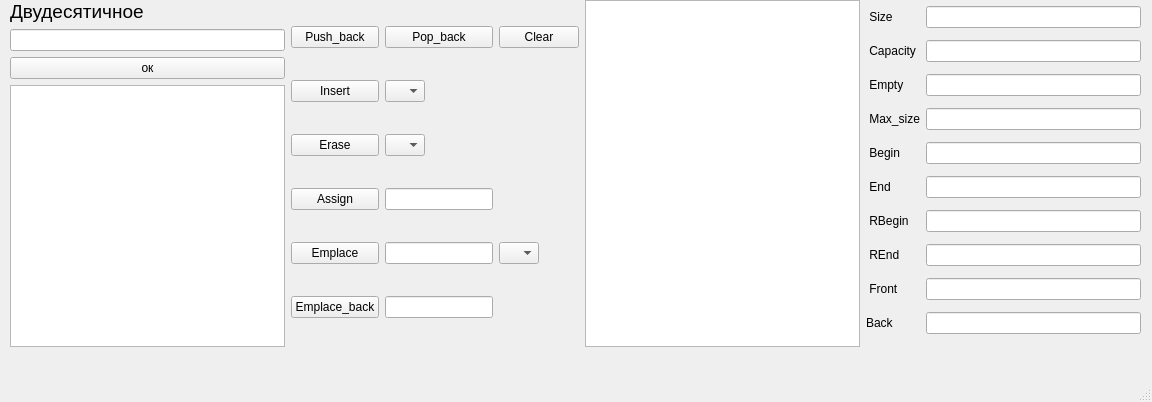
<?xml version="1.0" encoding="UTF-8"?>
<ui version="4.0">
 <class>MainWindow</class>
 <widget class="QMainWindow" name="MainWindow">
  <property name="geometry">
   <rect>
    <x>0</x>
    <y>0</y>
    <width>1152</width>
    <height>402</height>
   </rect>
  </property>
  <property name="windowTitle">
   <string>MainWindow</string>
  </property>
  <widget class="QWidget" name="centralwidget">
   <widget class="QWidget" name="horizontalLayoutWidget">
    <property name="geometry">
     <rect>
      <x>10</x>
      <y>0</y>
      <width>1131</width>
      <height>347</height>
     </rect>
    </property>
    <layout class="QHBoxLayout" name="horizontalLayout">
     <item>
      <layout class="QVBoxLayout" name="verticalLayout">
       <item>
        <widget class="QLabel" name="number">
         <property name="font">
          <font>
           <pointsize>14</pointsize>
          </font>
         </property>
         <property name="text">
          <string>Двудесятичное</string>
         </property>
        </widget>
       </item>
       <item>
        <widget class="QLineEdit" name="numberLine">
         <property name="text">
          <string/>
         </property>
        </widget>
       </item>
       <item>
        <widget class="QPushButton" name="getAnswer">
         <property name="minimumSize">
          <size>
           <width>100</width>
           <height>0</height>
          </size>
         </property>
         <property name="text">
          <string>ок</string>
         </property>
        </widget>
       </item>
       <item>
        <widget class="QTextBrowser" name="textBrowser"/>
       </item>
      </layout>
     </item>
     <item>
      <layout class="QGridLayout" name="gridLayout_2">
       <item row="3" column="1">
        <widget class="QLineEdit" name="assginLine">
         <property name="inputMask">
          <string/>
         </property>
        </widget>
       </item>
       <item row="4" column="0">
        <widget class="QPushButton" name="emplace">
         <property name="text">
          <string>Emplace</string>
         </property>
        </widget>
       </item>
       <item row="0" column="1">
        <widget class="QPushButton" name="popBack">
         <property name="text">
          <string>Pop_back</string>
         </property>
        </widget>
       </item>
       <item row="1" column="0">
        <widget class="QPushButton" name="insert">
         <property name="text">
          <string>Insert</string>
         </property>
        </widget>
       </item>
       <item row="1" column="1">
        <widget class="QComboBox" name="inserBox">
         <property name="maximumSize">
          <size>
           <width>40</width>
           <height>16777215</height>
          </size>
         </property>
        </widget>
       </item>
       <item row="3" column="0">
        <widget class="QPushButton" name="assign">
         <property name="text">
          <string>Assign</string>
         </property>
        </widget>
       </item>
       <item row="2" column="1">
        <widget class="QComboBox" name="eraseBox">
         <property name="maximumSize">
          <size>
           <width>40</width>
           <height>16777215</height>
          </size>
         </property>
        </widget>
       </item>
       <item row="2" column="0">
        <widget class="QPushButton" name="erase">
         <property name="text">
          <string>Erase</string>
         </property>
        </widget>
       </item>
       <item row="0" column="0">
        <widget class="QPushButton" name="pushBack">
         <property name="text">
          <string>Push_back</string>
         </property>
        </widget>
       </item>
       <item row="5" column="0">
        <widget class="QPushButton" name="emplaceBack">
         <property name="text">
          <string>Emplace_back</string>
         </property>
        </widget>
       </item>
       <item row="5" column="1">
        <widget class="QLineEdit" name="emplaceBackLine"/>
       </item>
       <item row="4" column="1">
        <widget class="QLineEdit" name="emplaceLine"/>
       </item>
       <item row="4" column="2">
        <widget class="QComboBox" name="emplaceBox">
         <property name="maximumSize">
          <size>
           <width>40</width>
           <height>16777215</height>
          </size>
         </property>
        </widget>
       </item>
       <item row="0" column="2">
        <widget class="QPushButton" name="clear">
         <property name="text">
          <string>Clear</string>
         </property>
        </widget>
       </item>
      </layout>
     </item>
     <item>
      <widget class="QTableView" name="tableView"/>
     </item>
     <item>
      <layout class="QGridLayout" name="gridLayout">
       <item row="7" column="1">
        <widget class="QLineEdit" name="rEndLine">
         <property name="readOnly">
          <bool>true</bool>
         </property>
        </widget>
       </item>
       <item row="0" column="1">
        <widget class="QLineEdit" name="sizeLine">
         <property name="mouseTracking">
          <bool>true</bool>
         </property>
         <property name="readOnly">
          <bool>true</bool>
         </property>
        </widget>
       </item>
       <item row="1" column="0">
        <widget class="QLabel" name="capacity">
         <property name="text">
          <string> Capacity</string>
         </property>
        </widget>
       </item>
       <item row="1" column="1">
        <widget class="QLineEdit" name="capacityLine">
         <property name="readOnly">
          <bool>true</bool>
         </property>
        </widget>
       </item>
       <item row="4" column="1">
        <widget class="QLineEdit" name="beginLine">
         <property name="readOnly">
          <bool>true</bool>
         </property>
        </widget>
       </item>
       <item row="3" column="0">
        <widget class="QLabel" name="size_2">
         <property name="text">
          <string> Max_size</string>
         </property>
        </widget>
       </item>
       <item row="6" column="1">
        <widget class="QLineEdit" name="rBeginLine">
         <property name="readOnly">
          <bool>true</bool>
         </property>
        </widget>
       </item>
       <item row="5" column="0">
        <widget class="QLabel" name="end">
         <property name="text">
          <string> End</string>
         </property>
        </widget>
       </item>
       <item row="2" column="1">
        <widget class="QLineEdit" name="emptyLine">
         <property name="readOnly">
          <bool>true</bool>
         </property>
        </widget>
       </item>
       <item row="8" column="0">
        <widget class="QLabel" name="size_3">
         <property name="text">
          <string> Front</string>
         </property>
        </widget>
       </item>
       <item row="2" column="0">
        <widget class="QLabel" name="empty">
         <property name="text">
          <string> Empty</string>
         </property>
        </widget>
       </item>
       <item row="4" column="0">
        <widget class="QLabel" name="begin">
         <property name="text">
          <string> Begin</string>
         </property>
        </widget>
       </item>
       <item row="6" column="0">
        <widget class="QLabel" name="rBegin">
         <property name="text">
          <string> RBegin</string>
         </property>
        </widget>
       </item>
       <item row="5" column="1">
        <widget class="QLineEdit" name="endLine">
         <property name="readOnly">
          <bool>true</bool>
         </property>
        </widget>
       </item>
       <item row="0" column="0">
        <widget class="QLabel" name="size">
         <property name="text">
          <string> Size</string>
         </property>
        </widget>
       </item>
       <item row="3" column="1">
        <widget class="QLineEdit" name="max_size">
         <property name="readOnly">
          <bool>true</bool>
         </property>
        </widget>
       </item>
       <item row="7" column="0">
        <widget class="QLabel" name="rEnd">
         <property name="text">
          <string> REnd</string>
         </property>
        </widget>
       </item>
       <item row="8" column="1">
        <widget class="QLineEdit" name="front">
         <property name="readOnly">
          <bool>true</bool>
         </property>
        </widget>
       </item>
       <item row="9" column="0">
        <widget class="QLabel" name="size_4">
         <property name="text">
          <string>Back</string>
         </property>
        </widget>
       </item>
       <item row="9" column="1">
        <widget class="QLineEdit" name="back">
         <property name="readOnly">
          <bool>true</bool>
         </property>
        </widget>
       </item>
      </layout>
     </item>
    </layout>
   </widget>
  </widget>
  <widget class="QMenuBar" name="menubar">
   <property name="geometry">
    <rect>
     <x>0</x>
     <y>0</y>
     <width>1152</width>
     <height>25</height>
    </rect>
   </property>
  </widget>
  <widget class="QStatusBar" name="statusbar"/>
 </widget>
 <resources/>
 <connections/>
</ui>
